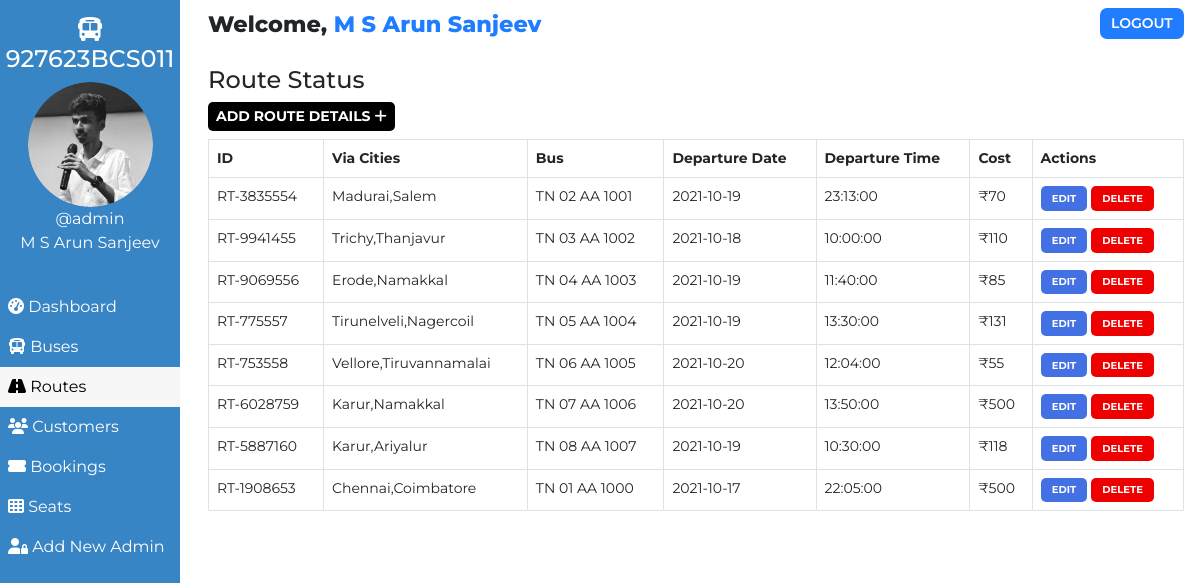
Screenshot of /admin/route.php (signed in) with the database file from the repository.
### tables this page shows
CREATE TABLE `users` (
  `user_id` int(11) NOT NULL,
  `user_fullname` varchar(100) NOT NULL,
  `user_name` varchar(30) NOT NULL,
  `user_password` varchar(255) NOT NULL,
  `user_created` datetime NOT NULL DEFAULT current_timestamp()
);

CREATE TABLE `routes` (
  `id` int(100) NOT NULL,
  `route_id` varchar(255) NOT NULL,
  `bus_no` varchar(155) NOT NULL,
  `route_cities` varchar(255) NOT NULL,
  `route_dep_date` date NOT NULL,
  `route_dep_time` time NOT NULL,
  `route_step_cost` int(100) NOT NULL,
  `route_created` datetime NOT NULL DEFAULT current_timestamp()
);

### admin/route.php (the view, shortened to what this page needs)
<!DOCTYPE html>
<html lang="en">
<head>
    <link href="https://cdn.jsdelivr.net/npm/bootstrap@5.0.1/dist/css/bootstrap.min.css" rel="stylesheet">
    <?php
        $page="route";
    ?>
</head>
<body>
    <?php require '../assets/partials/_admin-header.php';?>
        <?php
            $resultSql = "SELECT * FROM `routes` ORDER BY route_created DESC";
            $resultSqlResult = mysqli_query($conn, $resultSql);
            if(!mysqli_num_rows($resultSqlResult)){ ?>
                <div class="container mt-4">
                    <div id="noRoutes" class="alert alert-dark " role="alert">
                        <h1 class="alert-heading">No Routes Found!!</h1>
                        <p class="fw-light">Be the first person to add one!</p>
                        <hr>
                        <div id="addRouteAlert" class="alert alert-success" role="alert">
                                Click on <button id="add-button" class="button btn-sm"type="button"data-bs-toggle="modal" data-bs-target="#addModal">ADD <i class="fas fa-plus"></i></button> to add a route!
                        </div>
                    </div>
                </div>
            <?php }
            else { ?>
                <section id="route">
                    <div id="head">
                        <h4>Route Status</h4>
                    </div>
                    <div id="route-results">
                        <div>
                            <button id="add-button" class="button btn-sm"type="button"data-bs-toggle="modal" data-bs-target="#addModal">Add Route Details <i class="fas fa-plus"></i></button>
                        </div>
                        <table class="table table-hover table-bordered">
                            <thead>
                                <th>ID</th>
                                <th>Via Cities</th>
                                <th>Bus</th>
                                <th>Departure Date</th>
                                <th>Departure Time</th>
                                <th>Cost</th>
                                <th>Actions</th>
                            </thead>
                            <?php
                                while($row = mysqli_fetch_assoc($resultSqlResult))
                                {
                                    $id = $row["id"];
                                    $route_id = $row["route_id"];
                                    $route_cities = $row["route_cities"];
                                    $route_dep_time = $row["route_dep_time"];
                                    $route_dep_date = $row["route_dep_date"];
                                    $route_step_cost = $row["route_step_cost"];
                                    $bus_no = $row["bus_no"];
                                        ?>
                                    <tr>
                                        <td>
                                            <?php
                                                echo $route_id;
                                            ?>
                                        </td>
                                        <td>
                                            <?php
                                                echo $route_cities;
                                            ?>
                                        </td>
                                        <td>
                                            <?php
                                                echo $bus_no;
                                            ?>
                                        </td>
                                        <td>
                                            <?php
                                                echo $route_dep_date;
                                            ?>
                                        </td>
                                        <td>
                                            <?php
                                                echo $route_dep_time;
                                            ?>
                                        </td>
                                        <td>
                                            <?php
                                                echo '₹'.$route_step_cost;?>
                                        </td>
                                        <td>
                                            <button class="button edit-button " data-link="<?php echo $_SERVER['REQUEST_URI']; ?>" data-id="<?php
                                                echo $id;?>" data-cities="<?php
                                                echo $route_cities;?>" data-cost="<?php
                                                echo $route_step_cost;?>" data-date="<?php
                                                echo $route_dep_date;
                                            ?>" data-time="<?php
                                            echo $route_dep_time;
                                            ?>" data-busno="<?php
                                            echo $bus_no;
                                            ?>"
                                            >Edit</button>
                                            <button class="button delete-button" data-bs-toggle="modal" data-bs-target="#deleteModal" data-id="<?php
                                                echo $id;?>">Delete</button>
                                        </td>
                                    </tr>
                                <?php
                                }
                            ?>
                        </table>
                    </div>
                    </section>
                <?php  }
            ?>
            </div>
    </main>
</body>
</html>

### assets/partials/_admin-header.php (shortened to what this page needs)
<?php
    $conn = db_connect();
    $user_id = $_SESSION['user_id'];
    $sql = "SELECT * FROM users WHERE user_id = $user_id";
    $result = mysqli_query($conn, $sql);
    if($row = mysqli_fetch_assoc($result))
    {
        $user_fullname = $row["user_fullname"];
        $user_name = $row["user_name"];
    }
?>
    <main id="container">
        <div id="sidebar">
            <h4><i class="fas fa-bus"></i> 927623BCS011</h4>
            <div>
                <img class="adminDp" src="../assets/img/round.jpg" height="125px" alt="Admin Profile Pic">
                <p>
                    <?php  echo '@'.$user_name;  ?>
                </p>
                <p>M S Arun Sanjeev</p>
            </div>
            <ul id="options">
                <li class="option <?php if($page=='dashboard'){ echo 'active';}?>">
                    <a href="./dashboard.php">
                    <i class="fas fa-tachometer-alt"></i> Dashboard
                    </a>
                </li>
                <li class="option <?php if($page=='bus'){ echo 'active';}?>">
                    <a href="./bus.php">
                    <i class="fas fa-bus"></i> Buses
                    </a>
                </li>
                <li class="option <?php if($page=='route'){ echo 'active';}?>">
                    <a href="./route.php">
                    <i class="fas fa-road"></i> Routes
                    </a>
                </li>
                <li class="option <?php if($page=='customer'){ echo 'active';}?>">
                    <a href="./customer.php">
                    <i class="fas fa-users"></i> Customers
                    </a>
                </li>
                <li class="option <?php if($page=='booking'){ echo 'active';}?>">
                    <a href="./booking.php">
                    <i class="fas fa-ticket-alt"></i> Bookings
                    </a>
                </li>
                <li class="option <?php if($page=='seat'){ echo 'active';}?>">
                    <a href="./seat.php">
                    <i class="fas fa-th"></i> Seats
                    </a>
                </li>
                <li class="option <?php if($page=='signup'){ echo 'active';}?>">
                    <a href="./signup.php">
                    <i class="fas fa-user-lock"></i> Add New Admin
                    </a>
                </li>
            </ul>
        </div>
        <div id="main-content">
            <section id="welcome">
                <ul>
                    <li class="welcome-item">Welcome,
                        <span id="USER">
                            <?php
                                echo $user_fullname;
                            ?>
                        </span>
                    </li>
                    <li class="welcome-item">
                        <button id="logout" class="btn-sm">
                            <a href="../assets/partials/_logout.php">LOGOUT</a>
                        </button>
                    </li>
                </ul>
            </section>

### assets/styles/admin.php (style rules this page uses)
body { margin: 0; box-sizing: border-box; font-family: 'Montserrat', sans-serif; background-color: white; }
html { scroll-behavior: smooth; }
*, *::after, *::before { box-sizing: inherit; }
#USER { color: #207DFF; }
.adminDp { border-radius: 50%; }
#welcome { background-color: white; }
#welcome ul { display: flex; justify-content: space-between; list-style-type: none; padding: 0; margin: 0; }
#welcome li { margin: 0 1rem; padding: 0.5rem 0; }
#welcome li:first-child { font-weight: 800; font-size: 1.4rem; }
#logout { padding: 0.3rem 0.7rem; background-color: #207DFF; font-weight: 600; outline: none; border: none; border-radius: 7px; }
#logout a { color: white; text-decoration: none; }
@media only screen and (min-width:1000px) { #sidebar { text-align: center; background-color: #3885c5; color: white; width: 15%; position: fixed; top: 0%; padding-top: 1rem; z-index: 2; height: 100vh; } }
@media only screen and (min-width:1000px) { #sidebar p { margin: 0; } }
@media only screen and (min-width:1000px) { #sidebar ul { margin-top: 2rem; } }
@media only screen and (min-width:1000px) { #options { list-style-type: none; text-align: left; padding-left: 0; } }
@media only screen and (min-width:1000px) { .option a { display: block; padding: 0.5rem; text-decoration: none; color: inherit; } }
@media only screen and (min-width:1000px) { .active { background-color:#f7f7f7; color:black; } }
@media only screen and (min-width:1000px) { #main-content { margin-left: 16%; } }

### assets/styles/admin-options.php (style rules this page uses)
* { font-family: Montserrat; }
#booking #head, #customer #head, #route #head, #seat #head, #bus #head { padding-top: 1rem; }
#booking, #customer, #route, #bus, #seat { padding: 0 1rem; }
#booking-results > div, #customer-results > div, #route-results > div, #bus-results > div { margin-bottom: 0.5rem; }
#booking-results button, #customer-results button, #route button, #bus-results button { border-radius: 5px; }
.button { border: none; font-weight: bold; text-transform: uppercase; }
#add-button { background-color: black; color: white; }
#route table { width: 100%; }
table { font-size: 14px; }
#bus .edit-button, #bus .delete-button, #route .edit-button, #route .delete-button, #customer .edit-button, #customer .delete-button { padding: 0.3rem 0.7rem; }
table th,td { padding-left: 0.3rem; }
table button { color: white; }
.edit-button { background-color: #4370E2; }
.delete-button { background-color: #EF0000; }
.edit-button, .delete-button { font-size: 10px }

### rows the page displays
users: user_name "admin", user_fullname "M S Arun Sanjeev"
routes: route "RT-3835554", route_cities "Madurai,Salem", bus_no "TN 02 AA 1001", route_dep_date "2021-10-19", route_dep_time "23:13:00", route_step_cost "70"
routes: route "RT-9941455", route_cities "Trichy,Thanjavur", bus_no "TN 03 AA 1002", route_dep_date "2021-10-18", route_dep_time "10:00:00", route_step_cost "110"
routes: route "RT-9069556", route_cities "Erode,Namakkal", bus_no "TN 04 AA 1003", route_dep_date "2021-10-19", route_dep_time "11:40:00", route_step_cost "85"
routes: route "RT-775557", route_cities "Tirunelveli,Nagercoil", bus_no "TN 05 AA 1004", route_dep_date "2021-10-19", route_dep_time "13:30:00", route_step_cost "131"
routes: route "RT-753558", route_cities "Vellore,Tiruvannamalai", bus_no "TN 06 AA 1005", route_dep_date "2021-10-20", route_dep_time "12:04:00", route_step_cost "55"
routes: route "RT-6028759", route_cities "Karur,Namakkal", bus_no "TN 07 AA 1006", route_dep_date "2021-10-20", route_dep_time "13:50:00", route_step_cost "500"
routes: route "RT-5887160", route_cities "Karur,Ariyalur", bus_no "TN 08 AA 1007", route_dep_date "2021-10-19", route_dep_time "10:30:00", route_step_cost "118"
routes: route "RT-1908653", route_cities "Chennai,Coimbatore", bus_no "TN 01 AA 1000", route_dep_date "2021-10-17", route_dep_time "22:05:00", route_step_cost "500"
